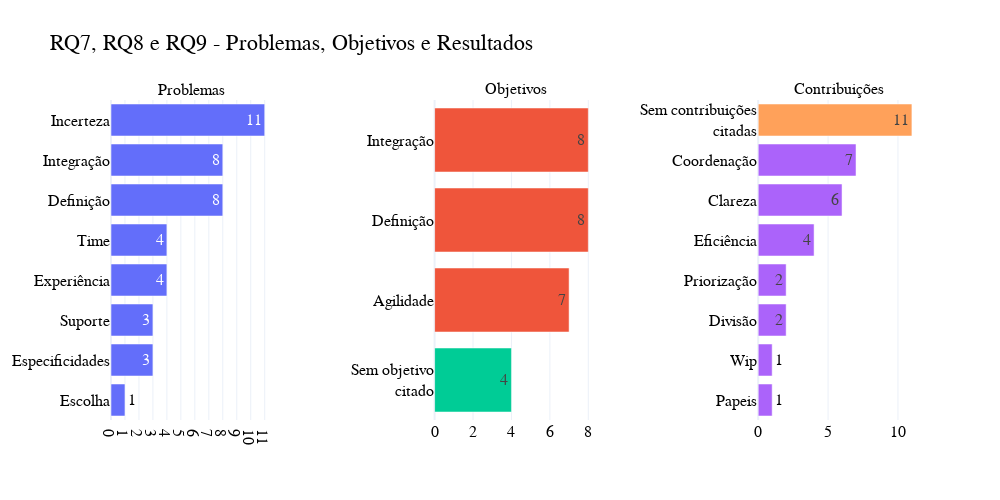

Write notebook code for a chart like this one.
### Markdown cell above
# RQ7-RQ8-RQ9

### Code cell
bar_rq7_rq8_rq9 = make_subplots(rows=1, cols=3, horizontal_spacing = 0.20, subplot_titles=['Problemas', 'Objetivos', 'Contribuições'])

df_results = df.copy()

df_rq7 = df.copy()
df_rq7 = df_rq7.set_index("entry")
df_rq7 = df_rq7["RQ7_ProblemsReported"].str.split(";", expand = True)
df_rq7 = pd.melt(df_rq7.reset_index(), id_vars = "entry", value_vars = [col for col in df_rq7.columns if col != "entry"])
df_rq7 = df_rq7.dropna()
df_rq7 = df_rq7[["entry", "value"]]
df_rq7["value"] = df_rq7["value"].str.replace(" ", "_").str.lower().str.capitalize()
df_rq7 = df_rq7.groupby("value")["entry"].count().sort_values()

df_rq8 = df.copy()
df_rq8 = df_rq8.set_index("entry")
df_rq8["RQ8_ObjectiveAM"] = df_rq8["RQ8_ObjectiveAM"].fillna("Sem objetivo citado")
df_rq8 = df_rq8["RQ8_ObjectiveAM"].str.split(";", expand = True)
df_rq8 = pd.melt(df_rq8.reset_index(), id_vars = "entry", value_vars = [col for col in df_rq8.columns if col != "entry"])
df_rq8 = df_rq8.dropna()
df_rq8 = df_rq8[["entry", "value"]]
df_rq8["value"] = df_rq8["value"].str.replace(" ", "_").str.lower().str.capitalize()
df_rq8 = df_rq8.replace("Sem_objetivo_citado", "Sem objetivo<br>citado")
df_rq8 = df_rq8.groupby("value")["entry"].count().sort_values()


df_rq9 = df.copy()
df_rq9 = df_rq9.set_index("entry")
df_rq9["RQ9_ContributionsResults"] = df_rq9["RQ9_ContributionsResults"].fillna("Sem contribuições citadas")
df_rq9 = df_rq9["RQ9_ContributionsResults"].str.split(";", expand = True)
df_rq9 = pd.melt(df_rq9.reset_index(), id_vars = "entry", value_vars = [col for col in df_rq9.columns if col != "entry"])
df_rq9 = df_rq9.dropna()
df_rq9 = df_rq9[["entry", "value"]]
df_rq9["value"] = df_rq9["value"].str.replace(" ", "_").str.lower().str.capitalize()
df_rq9 = df_rq9.replace("Sem_contribuições_citadas", "Sem contribuições<br>citadas")
df_rq9 = df_rq9.groupby("value")["entry"].count().sort_values()


bar_rq7_rq8_rq9.add_trace(
    go.Bar(
        y=df_rq7.index, 
        x=df_rq7, 
        name = "Problemas",
        showlegend=False,
        orientation = "h",
        textposition='auto',
        text=df_rq7
    ), 
    row=1, col=1
)

bar_rq7_rq8_rq9.add_trace(
    go.Bar(
        y=df_rq8.index, 
        x=df_rq8, 
        name = "Objetivos",
        showlegend=False,
        orientation = "h",
        textposition='auto',
        text=df_rq8,
        marker_color = [colors[1] if ind != "Sem objetivo<br>citado" else colors[2] for ind in df_rq8.index]
    ), 
    row=1, col=2
)

bar_rq7_rq8_rq9.add_trace(
    go.Bar(
        y=df_rq9.index, 
        x=df_rq9, 
        name = "Contribuições",
        showlegend=False,
        orientation = "h",
        textposition='auto',
        text=df_rq9,
        marker_color = [colors[3] if ind != "Sem contribuições<br>citadas" else colors[4] for ind in df_rq9.index]
    ), 
    row=1, col=3
)


bar_rq7_rq8_rq9.update_layout(
    width=1000,
    height=500,
    template="plotly_white",
    font=dict(
        color="black",
        size=16,  # can change the size of font here
        family="Arial",
    ),
    xaxis=dict(
        tickmode='linear'
    ),
    title = "RQ7, RQ8 e RQ9 - Problemas, Objetivos e Resultados",
)
bar_rq7_rq8_rq9.show()

### Figure 1 — Plotly figure (JSON) as saved in the notebook; plotly's stock layout.template omitted (floating-point values rounded to 4 significant figures)
{"data": [{"name": "Problemas", "orientation": "h", "showlegend": false, "text": [1, 3, 3, 4, 4, 8, 8, 11], "textposition": "auto", "type": "bar", "x": [1, 3, 3, 4, 4, 8, 8, 11], "xaxis": "x", "y": ["Escolha", "Especificidades", "Suporte", "Experiência", "Time", "Definição", "Integração", "Incerteza"], "yaxis": "y"}, {"marker": {"color": ["#00CC96", "#EF553B", "#EF553B", "#EF553B"]}, "name": "Objetivos", "orientation": "h", "showlegend": false, "text": [4, 7, 8, 8], "textposition": "auto", "type": "bar", "x": [4, 7, 8, 8], "xaxis": "x2", "y": ["Sem objetivo<br>citado", "Agilidade", "Definição", "Integração"], "yaxis": "y2"}, {"marker": {"color": ["#AB63FA", "#AB63FA", "#AB63FA", "#AB63FA", "#AB63FA", "#AB63FA", "#AB63FA", "#FFA15A"]}, "name": "Contribuições", "orientation": "h", "showlegend": false, "text": [1, 1, 2, 2, 4, 6, 7, 11], "textposition": "auto", "type": "bar", "x": [1, 1, 2, 2, 4, 6, 7, 11], "xaxis": "x3", "y": ["Papeis", "Wip", "Divisão", "Priorização", "Eficiência", "Clareza", "Coordenação", "Sem contribuições<br>citadas"], "yaxis": "y3"}], "layout": {"annotations": [{"font": {"size": 16}, "showarrow": false, "text": "Problemas", "x": 0.1, "xanchor": "center", "xref": "paper", "y": 1, "yanchor": "bottom", "yref": "paper"}, {"font": {"size": 16}, "showarrow": false, "text": "Objetivos", "x": 0.5, "xanchor": "center", "xref": "paper", "y": 1, "yanchor": "bottom", "yref": "paper"}, {"font": {"size": 16}, "showarrow": false, "text": "Contribuições", "x": 0.9, "xanchor": "center", "xref": "paper", "y": 1, "yanchor": "bottom", "yref": "paper"}], "font": {"color": "black", "family": "Arial", "size": 16}, "height": 500, "title": {"text": "RQ7, RQ8 e RQ9 - Problemas, Objetivos e Resultados"}, "width": 1000, "xaxis": {"anchor": "y", "autorange": true, "domain": [0, 0.2], "range": [0, 11.58], "tickmode": "linear", "type": "linear"}, "xaxis2": {"anchor": "y2", "autorange": true, "domain": [0.4, 0.6], "range": [0, 8.421], "type": "linear"}, "xaxis3": {"anchor": "y3", "autorange": true, "domain": [0.8, 1], "range": [0, 11.58], "type": "linear"}, "yaxis": {"anchor": "x", "autorange": true, "domain": [0, 1], "range": [-0.5, 7.5], "type": "category"}, "yaxis2": {"anchor": "x2", "autorange": true, "domain": [0, 1], "range": [-0.5, 3.5], "type": "category"}, "yaxis3": {"anchor": "x3", "autorange": true, "domain": [0, 1], "range": [-0.5, 7.5], "type": "category"}}}
